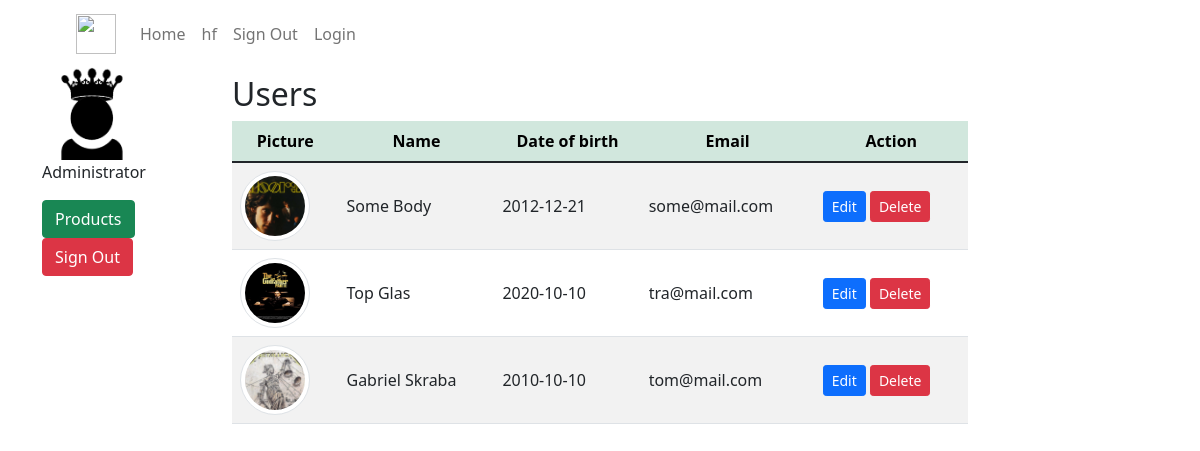
Page /dashboard.php (signed in) on the committed database.
### tables this page shows
CREATE TABLE `user` (
  `user_id` int(11) NOT NULL,
  `first_name` varchar(30) NOT NULL,
  `last_name` varchar(30) NOT NULL,
  `password` varchar(255) NOT NULL,
  `date_of_birth` date DEFAULT NULL,
  `email` varchar(255) NOT NULL,
  `address` varchar(255) NOT NULL,
  `picture` varchar(255) NOT NULL,
  `status` varchar(30) NOT NULL DEFAULT 'user'
);

### dashboard.php (the view, shortened to what this page needs)
<?php
require_once 'components/db_connect.php';
$status = 'adm';
$sql = "SELECT * FROM user WHERE status != '$status'";
$result = mysqli_query($connect, $sql);
$tbody = '';
if ($result->num_rows > 0) {
    while ($row = $result->fetch_array(MYSQLI_ASSOC)) {
        $tbody .= "<tr>
            <td><img class='img-thumbnail rounded-circle' src='pictures/" . $row['picture'] . "' alt=" . $row['first_name'] . "></td>
            <td>" . $row['first_name'] . " " . $row['last_name'] . "</td>
            <td>" . $row['date_of_birth'] . "</td>
            <td>" . $row['email'] . "</td>
            <td><a href='user_update.php?id=" . $row['user_id'] . "'><button class='btn btn-primary btn-sm' type='button'>Edit</button></a>
            <a href='user_delete.php?id=" . $row['user_id'] . "'><button class='btn btn-danger btn-sm' type='button'>Delete</button></a></td>
         </tr>";
    }
} else {
    $tbody = "<tr><td colspan='5'><center>No Data Available </center></td></tr>";
}
?>
<!DOCTYPE html>
<html lang="en">
<head>
    <?php require_once 'components/boot.php' ?>
</head>
<body>
  <?php require_once 'components/navigation.php' ?>
    <div class="container">
        <div class="row">
            <div class="col-2">
                <img class="userImage" src="pictures/admavatar.png" alt="Adm avatar">
                <p class="">Administrator</p>
                <a class="btn btn-success" href="animals/admin_home.php">Products</a>
                <a class="btn btn-danger" href="logout.php?logout">Sign Out</a>
            </div>
            <div class="col-8 mt-2">
                <p class='h2'>Users</p>
                <table class='table table-striped'>
                    <thead class='table-success'>
                        <tr>
                            <th>Picture</th>
                            <th>Name</th>
                            <th>Date of birth</th>
                            <th>Email</th>
                            <th>Action</th>
                        </tr>
                    </thead>
                    <tbody>
                        <?= $tbody ?>
                    </tbody>
                </table>
            </div>
        </div>
    </div>
</body>
</html>

### dashboard.php (style rules this page uses)
.img-thumbnail { width: 70px !important; height: 70px !important; }
td { text-align: left; vertical-align: middle; }
tr { text-align: center; }
.userImage { width: 100px; height: auto; }

### rows in the picture
user: picture (picture), first_name "Some", last_name "Body", date_of_birth "2012-12-21", email "some@mail.com"
user: picture (picture), first_name "Top", last_name "Glas", date_of_birth "2020-10-10", email "tra@mail.com"
user: picture (picture), first_name "Gabriel", last_name "Skraba", date_of_birth "2010-10-10", email "tom@mail.com"
